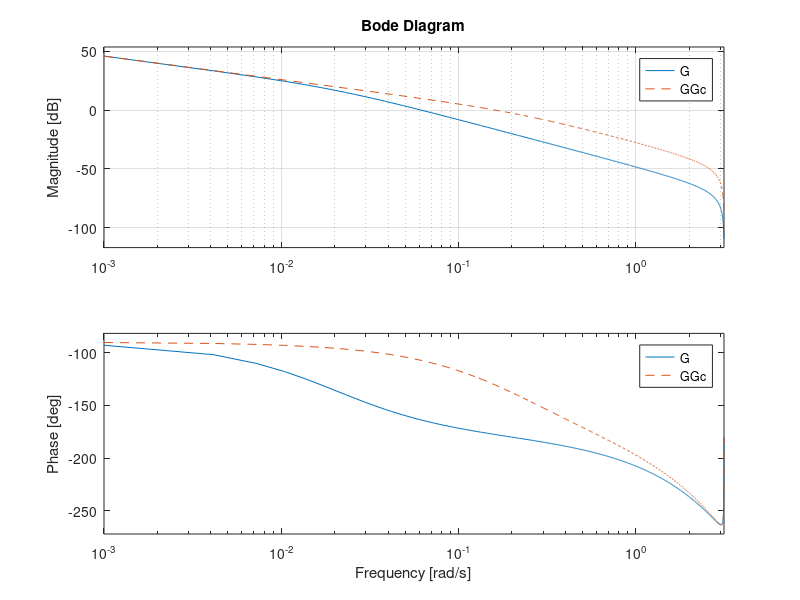

Here is the MATLAB script that generated this plot:
w = linspace(0.001,pi,1000);
G = tf(0.001987*[1 0.9931],conv([1 -1],[1 -0.9802]),-1);
GGc = tf(0.001987*[1 0.9931]*(1-0.8)/(1-0.9802),...
           conv([1 -1],[1 -0.8]),-1);
bode(G,'-',GGc,'--',w), grid
